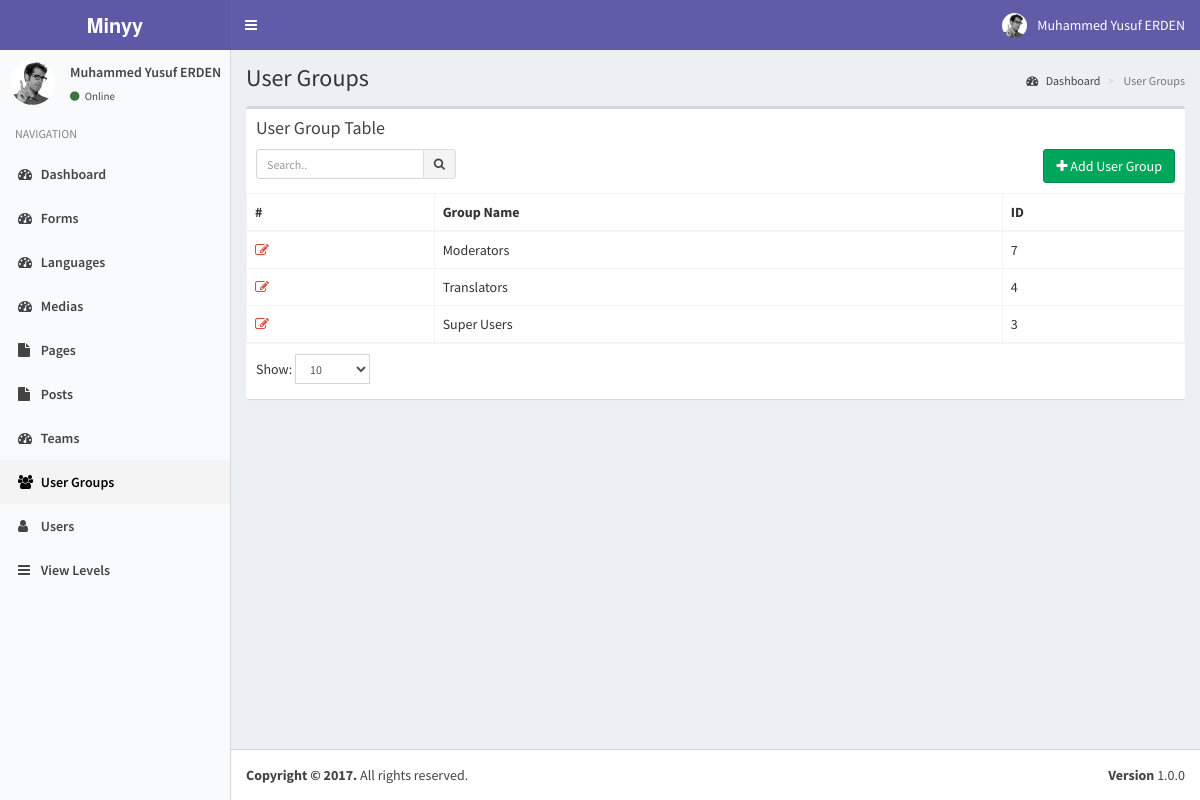
/index.php?controller=module&action=user_groups (signed in), run on the app's committed database.
### tables this page shows
CREATE TABLE IF NOT EXISTS `users` (
  `pk_user_id` int(11) NOT NULL AUTO_INCREMENT,
  `username` varchar(50) NOT NULL,
  `password` varchar(50) NOT NULL,
  `email` varchar(75) NOT NULL,
  `last_visit` timestamp NOT NULL DEFAULT CURRENT_TIMESTAMP ON UPDATE CURRENT_TIMESTAMP,
  `fullname` varchar(50) DEFAULT NULL,
  `registration_date` timestamp NULL DEFAULT NULL,
  PRIMARY KEY (`pk_user_id`)
);

CREATE TABLE IF NOT EXISTS `user_groups` (
  `pk_group_id` int(11) NOT NULL AUTO_INCREMENT,
  `name` tinytext NOT NULL,
  PRIMARY KEY (`pk_group_id`)
);

### helpers/view_helper.php (called while the page is built, shortened)
<?php
class ViewHelper
{
    private static $__layout='public';
    public static function getView($viewFolder,$viewFile){
        Functions::requireFile('views/'.$viewFolder,$viewFile.'.php');
    }
    public static function setLayout($layout){
        self::$__layout=$layout;
    }
    public static function getHeader(){
        require_once('views/'.self::$__layout.'_header.php');
    }
}
?>

### controllers/user_groups_controller.php (called while the page is built, shortened)
<?php
class UserGroupsController implements ModuleInterface
{
    public static function getList($params=array()) {
        $search_term=isset($_GET['search_term']) ? Functions::clearString($_GET['search_term']) : "";
        $order_by=isset($_GET['order_by']) && !empty($_GET['order_by']) ? strtolower(Functions::clearString($_GET['order_by'])) : "id";
        $order_dir=isset($_GET['order_dir']) && !empty($_GET['order_dir']) ? strtolower(Functions::clearString($_GET['order_dir'])) : "desc";
        $limit=isset($_GET['limit']) && !empty($_GET['limit']) ? (int) Functions::clearString($_GET['limit']) : 20;
        $page=isset($_GET['page']) && !empty($_GET['page']) ? (int) Functions::clearString($_GET['page']) : 1;
        $offset=($page-1)*$limit;
        $params=[
            "search_term"=>$search_term,
            "order_by"=>$order_by,
            "order_dir"=>$order_dir,
            "limit"=>$limit,
            "offset"=>$offset
        ];
        $objList = UserGroups::getObjList($params);
        ViewHelper::getView('user_groups','user_groups');
    }
}
?>

### index.php (called while the page is built, shortened)
<?php
require_once('helpers/view_helper.php');
require_once('helpers/functions_helper.php');
require_once('helpers/translate_helper.php');
require_once('models/users_model.php');
require_once('models/user_groups_model.php');
require_once('models/view_levels_model.php');
require_once('routes.php');

### models/users_model.php (called while the page is built, shortened)
<?php
class Users implements DatabaseObject {
    public $groups;
    public function __construct($pk_user_id,$username,$password,$email,$last_visit,$fullname,$registration_date){
        $this->fullname=$fullname;
        $this->groups=$this->getUserGroups($pk_user_id);
        $this->modules=$this->getUserModules($pk_user_id);
    }
    public static function getObj($id){
        try{
            $db = Db::getInstance();
            $id = intval($id);
            $req = $db->prepare('SELECT * FROM users WHERE pk_user_id = :pk_user_id');
            $req->execute(array('pk_user_id' => $id));
            $obj = $req->fetch();
            if($obj){
                return new Users( $obj['pk_user_id'],
                                    $obj['username'],
                                    $obj['password'],
                                    $obj['email'],
                                    $obj['last_visit'],
                                    $obj['fullname'],
                                    $obj['registration_date']);
            }
            else{
                return [];
            }
        }
        catch (PDOException $e){
            return $e->getMessage();
        }
    }
    public function getUserGroups($id){
        try{
            $db = Db::getInstance();
            $id = intval($id);
            $req = $db->prepare('SELECT * FROM user_usergroup_map WHERE pk_user_id = :pk_user_id');
            $req->execute(array('pk_user_id' => $id));
            $list=[];
            foreach($req->fetchAll() as $obj) {
                $list[]= $obj['pk_group_id'];
            }
            return $list;
        }
        catch (PDOException $e){
            return $e->getMessage();
        }
    }
    public function getUserModules($id){
        $modules=[];
        $params=[
            "search_term"=>"",
            "order_by"=>"name",
            "order_dir"=>"asc",
            "limit"=>"1000",
            "offset"=>"0"
        ];
        $viewLevels=ViewLevels::getObjList($params);
        foreach($viewLevels as $viewObj){
            $voGroups=json_decode($viewObj->groups);
            $voModules=json_decode($viewObj->modules);
            foreach($this->groups as $uoGroup){
                if(in_array($uoGroup,$voGroups)){
                    $modules=array_merge($modules,$voModules);
                }
            }
        }
        $modules=array_merge(array_unique($modules));
        asort($modules);
        global $controllers;
        foreach($modules as $kmodule=>$vmodule){
            $modules[$kmodule]=$controllers['module'][$vmodule];
        }
        return $modules;
    }
}

### models/view_levels_model.php (called while the page is built, shortened)
<?php
class ViewLevels implements DatabaseObject {
    public function __construct($pk_view_level_id,$title,$groups,$modules){
        $this->groups=$groups;
        $this->modules=$modules;
    }
    public static function getObjList($params){
        $list = [];
        $order_dirs=array("desc","asc");
        $key=array_search($params["order_dir"],$order_dirs);
        $order_dir=$order_dirs[($key) ? $key : 0];
        $order_columns=array("pk_view_level_id", "title");
        $key=array_search($params["order_by"],$order_columns);
        $order_by=$order_columns[($key) ? $key : 0];
        $limit=$params["limit"] ? $params["limit"] : "20";
        $offset=$params["offset"] ? $params["offset"] : "0";
        $query="SELECT * FROM view_levels";
        $query.=" ORDER BY $order_by $order_dir LIMIT :offset , :limit";
        $db = Db::getInstance();
        $req = $db->prepare($query);
        $req->bindValue(':limit', intval($limit), PDO::PARAM_INT);
        $req->bindValue(':offset', intval($offset), PDO::PARAM_INT);
        $req->execute();
        foreach($req->fetchAll() as $obj) {
            $list[] = new ViewLevels( $obj['pk_view_level_id'],
                                $obj['title'],
                                $obj['groups'],
                                $obj['modules']);
        }
        return $list;
    }
}

### models/user_groups_model.php (called while the page is built, shortened)
<?php
class UserGroups implements DatabaseObject {
    public function __construct($pk_group_id,$name){
        $this->pk_group_id=$pk_group_id;
        $this->name=$name;
    }
    public static function getObjList($params){
        $list = [];
        $order_dirs=array("desc","asc");
        $key=array_search($params["order_dir"],$order_dirs);
        $order_dir=$order_dirs[($key) ? $key : 0];
        $order_columns=array("pk_group_id", "name");
        $key=array_search($params["order_by"],$order_columns);
        $order_by=$order_columns[($key) ? $key : 0];
        $limit=$params["limit"] ? $params["limit"] : "20";
        $offset=$params["offset"] ? $params["offset"] : "0";
        $query="SELECT * FROM user_groups";
        $query.=" ORDER BY $order_by $order_dir LIMIT :offset , :limit";
        $db = Db::getInstance();
        $req = $db->prepare($query);
        $req->bindValue(':limit', intval($limit), PDO::PARAM_INT);
        $req->bindValue(':offset', intval($offset), PDO::PARAM_INT);
        $req->execute();
        foreach($req->fetchAll() as $obj) {
            $list[] = new UserGroups( $obj['pk_group_id'],
                                $obj['name']);
        }
        return $list;
    }
}

### views/user_groups/user_groups.php (the view, shortened to what this page needs)
<?php ViewHelper::getHeader(); ?>
<?php
    global $objList;
    global $params;
?>
<section class="content-header">
    <h1>
    </h1>
    <ol class="breadcrumb">
    <li><a href="index.php"><i class="fa fa-dashboard"></i> <?php T::__("Dashboard"); ?></a></li>
    <li class="active"> <?php T::__("User Groups"); ?></li>
    </ol>
</section>
<section class="content">
    <div class="row">
    <div class="col-xs-12">
        <div class="box">
        <div class="box-header">
            <h3 class="box-title"><?php T::__("User Group Table"); ?></h3>
            <div class="box-toolbox">
            <form id="search-form">
            <div class="input-group input-group-sm pull-left search-form">
                <input type="text" name="table_search" class="form-control pull-right" placeholder="<?php T::__("Search.."); ?>" <?php echo !empty(Functions::getUrlVariableValue("search_term")) ? "value='".htmlspecialchars(urldecode(Functions::getUrlVariableValue("search_term")))."'" : ""; ?> />
                <div class="input-group-btn">
                <button type="submit" class="btn btn-default"><i class="fa fa-search"></i></button>
                </div>
            </div>
            </form>
            <button type="button" data-toggle="openModal" data-target="#addUserGroupModal" class="btn btn-success pull-right">
                <i class="fa fa-plus"></i> <?php T::__("Add User Group"); ?>
            </button>
            </div>
        </div>
        <div class="box-body table-responsive no-padding">
            <table class="table table-hover table-bordered">
            <thead>
                <tr>
                    <th>#</th>
                    <th><?php T::__("Group Name"); ?></th>
                    <th><?php T::__("ID"); ?></th>
                </tr>
            </thead>
            <tbody>
            <?php $i=$params['offset']+1; foreach($objList as $group): ?>
            <tr data-id="<?php echo $group->pk_group_id; ?>">
                <td><a data-toggle="tooltip" title="Düzenle" class="text-red" href="index.php?controller=module&action=user_groups&do=edit&id=<?php echo $group->pk_group_id; ?>"><i class="fa fa-edit"></i></a></td>
                <td class="has-link"><?php echo $group->name; ?></td>
                <td class="has-link"><?php echo $group->pk_group_id; ?></td>
            </tr>
            <?php endforeach; ?>
            </tbody></table>
        </div>
        <div class="box-footer clearfix">
            <div class="table-length dataTables_length pull-left">
                <label><?php T::__("Show:"); ?>
                    <select name="limit" class="form-control input-sm">
                    <option value="10" <?php echo Functions::getUrlVariableValue("limit")=="10" ? "selected" : ""; ?>>10</option>
                    </select>
                </label>
            </div>
        </div>
        </div>
    </div>
    </div>
</section>

### views/static/header.php (shortened to what this page needs)
<?php
global $currentUser;
?>
<a href="index2.html" class="logo">
    <span class="logo-lg"><b>Minyy</b></span>
</a>
<nav class="navbar navbar-static-top">
    <a href="#" class="sidebar-toggle" data-toggle="offcanvas" role="button">
    </a>
    <div class="navbar-custom-menu">
    <ul class="nav navbar-nav">
        <li class="dropdown user user-menu">
        <a href="#" class="dropdown-toggle" data-toggle="dropdown">
            <img src="assets/img/user2-160x160.jpg" class="user-image" alt="User Image">
            <span class="hidden-xs"><?php echo $currentUser->fullname; ?></span>
        </a>
            </li>
        </ul>
    </div>
</nav>

### views/static/sidebar.php
<?php
global $currentUser;
?>
<section class="sidebar">
    <div class="user-panel">
    <div class="pull-left image">
        <img src="assets/img/user2-160x160.jpg" class="img-circle" alt="User Image">
    </div>
    <div class="pull-left info">
        <p><?php echo $currentUser->fullname; ?></p>
        <a href="#"><i class="fa fa-circle text-success"></i> <?php echo T::__('Online'); ?></a>
    </div>
    </div>
    <ul class="sidebar-menu">
    <li class="header"><?php echo T::__('NAVIGATION'); ?></li>
    <?php
    foreach($currentUser->modules as $module=>$moduleProps):
    ?>
    <li class="<?php echo Functions::isActive($moduleProps["key"]); ?>">
        <a href="index.php?controller=module&action=<?php echo $moduleProps["key"]; ?>"><i class="fa <?php echo $moduleProps["icon"]; ?>"></i> <?php echo $moduleProps["name"]; ?></a>
    </li>
    <?php endforeach; ?>
    </ul>
</section>

### assets/css/style.css (style rules this page uses)
.box-toolbox::after { display: block; clear: both; content: ""; }
.box-toolbox .search-form { max-width: 200px; }
.box-toolbox { margin-top: 10px; }

### data on the page
users: fullname "Muhammed Yusuf ERDEN"
user_groups: name "Moderators", pk_group_id "7"
user_groups: name "Translators", pk_group_id "4"
user_groups: name "Super Users", pk_group_id "3"

### other printed values
$text "Online NAVIGATION User Groups Dashboard User Groups User Group Table Add User Group Group Name ID Show:"
$moduleProps["name"] "Dashboard"
$moduleProps["name"] "Forms"
$moduleProps["name"] "Languages"
$moduleProps["name"] "Medias"
$moduleProps["name"] "Pages"
$moduleProps["name"] "Posts"
$moduleProps["name"] "Teams"
$moduleProps["name"] "User Groups"
$moduleProps["name"] "Users"
$moduleProps["name"] "View Levels"
